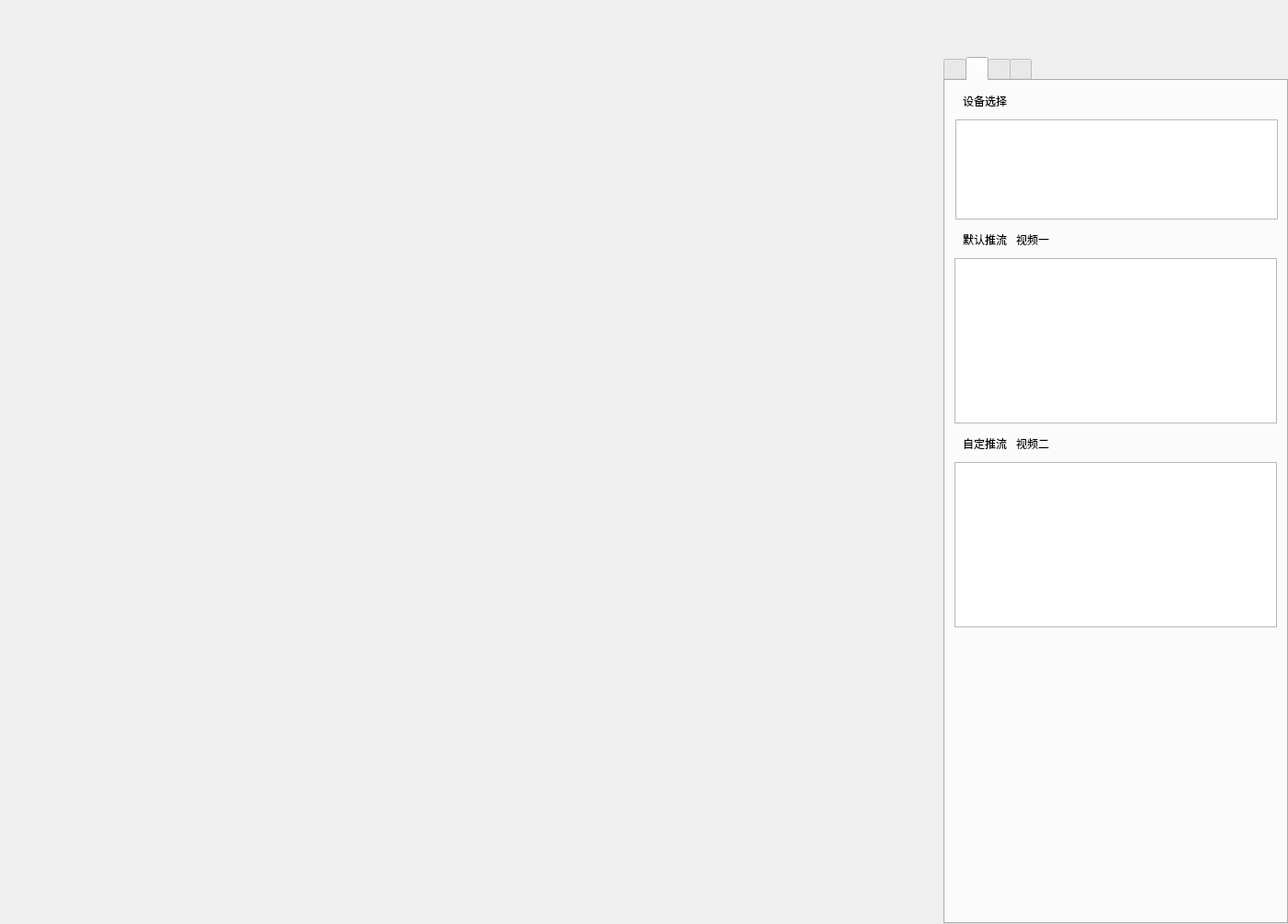
<?xml version="1.0" encoding="UTF-8"?>
<ui version="4.0">
 <class>MoreInfoDialog</class>
 <widget class="QDialog" name="MoreInfoDialog">
  <property name="geometry">
   <rect>
    <x>0</x>
    <y>0</y>
    <width>1402</width>
    <height>1006</height>
   </rect>
  </property>
  <property name="windowTitle">
   <string>MoreInfoDialog</string>
  </property>
  <layout class="QGridLayout" name="gridLayout">
   <property name="leftMargin">
    <number>0</number>
   </property>
   <property name="topMargin">
    <number>0</number>
   </property>
   <property name="rightMargin">
    <number>0</number>
   </property>
   <property name="bottomMargin">
    <number>0</number>
   </property>
   <property name="spacing">
    <number>0</number>
   </property>
   <item row="0" column="0">
    <spacer name="horizontalSpacer">
     <property name="orientation">
      <enum>Qt::Horizontal</enum>
     </property>
     <property name="sizeHint" stdset="0">
      <size>
       <width>1022</width>
       <height>20</height>
      </size>
     </property>
    </spacer>
   </item>
   <item row="0" column="1">
    <layout class="QVBoxLayout" name="verticalLayout">
     <property name="spacing">
      <number>0</number>
     </property>
     <item>
      <spacer name="verticalSpacer">
       <property name="orientation">
        <enum>Qt::Vertical</enum>
       </property>
       <property name="sizeType">
        <enum>QSizePolicy::Fixed</enum>
       </property>
       <property name="sizeHint" stdset="0">
        <size>
         <width>20</width>
         <height>62</height>
        </size>
       </property>
      </spacer>
     </item>
     <item>
      <widget class="QTabWidget" name="tabWidget">
       <property name="sizePolicy">
        <sizepolicy hsizetype="Fixed" vsizetype="Preferred">
         <horstretch>0</horstretch>
         <verstretch>0</verstretch>
        </sizepolicy>
       </property>
       <property name="minimumSize">
        <size>
         <width>375</width>
         <height>900</height>
        </size>
       </property>
       <property name="maximumSize">
        <size>
         <width>375</width>
         <height>16777215</height>
        </size>
       </property>
       <property name="currentIndex">
        <number>1</number>
       </property>
       <property name="iconSize">
        <size>
         <width>16</width>
         <height>16</height>
        </size>
       </property>
       <widget class="QWidget" name="tab_channel">
        <attribute name="title">
         <string/>
        </attribute>
        <widget class="QLabel" name="label_channel_set">
         <property name="geometry">
          <rect>
           <x>19</x>
           <y>16</y>
           <width>54</width>
           <height>12</height>
          </rect>
         </property>
         <property name="text">
          <string>频道设置</string>
         </property>
        </widget>
        <widget class="QListWidget" name="listWidget_channel_set">
         <property name="geometry">
          <rect>
           <x>11</x>
           <y>42</y>
           <width>351</width>
           <height>217</height>
          </rect>
         </property>
        </widget>
       </widget>
       <widget class="QWidget" name="tab_pushstream">
        <attribute name="title">
         <string/>
        </attribute>
        <widget class="QListWidget" name="listWidget_stream_set_device">
         <property name="geometry">
          <rect>
           <x>11</x>
           <y>42</y>
           <width>351</width>
           <height>109</height>
          </rect>
         </property>
        </widget>
        <widget class="QLabel" name="label_stream_set_device">
         <property name="geometry">
          <rect>
           <x>19</x>
           <y>16</y>
           <width>100</width>
           <height>12</height>
          </rect>
         </property>
         <property name="text">
          <string>设备选择</string>
         </property>
        </widget>
        <widget class="QLabel" name="label_stream_set1">
         <property name="geometry">
          <rect>
           <x>19</x>
           <y>167</y>
           <width>54</width>
           <height>12</height>
          </rect>
         </property>
         <property name="text">
          <string>默认推流</string>
         </property>
        </widget>
        <widget class="QListWidget" name="listWidget_stream_set_stream1">
         <property name="geometry">
          <rect>
           <x>10</x>
           <y>193</y>
           <width>351</width>
           <height>180</height>
          </rect>
         </property>
        </widget>
        <widget class="QListWidget" name="listWidget_stream_set_stream2">
         <property name="geometry">
          <rect>
           <x>10</x>
           <y>415</y>
           <width>351</width>
           <height>180</height>
          </rect>
         </property>
        </widget>
        <widget class="QLabel" name="label_stream_set2">
         <property name="geometry">
          <rect>
           <x>19</x>
           <y>389</y>
           <width>54</width>
           <height>12</height>
          </rect>
         </property>
         <property name="text">
          <string>自定推流</string>
         </property>
        </widget>
        <widget class="QLabel" name="label_stream_set_stream1">
         <property name="geometry">
          <rect>
           <x>77</x>
           <y>167</y>
           <width>54</width>
           <height>12</height>
          </rect>
         </property>
         <property name="text">
          <string>视频一</string>
         </property>
        </widget>
        <widget class="QLabel" name="label_stream_set_stream2">
         <property name="geometry">
          <rect>
           <x>77</x>
           <y>389</y>
           <width>54</width>
           <height>12</height>
          </rect>
         </property>
         <property name="text">
          <string>视频二</string>
         </property>
        </widget>
       </widget>
       <widget class="QWidget" name="tab_userinfo">
        <attribute name="title">
         <string/>
        </attribute>
        <widget class="QListWidget" name="listWidget_remote_user_info">
         <property name="geometry">
          <rect>
           <x>12</x>
           <y>16</y>
           <width>351</width>
           <height>800</height>
          </rect>
         </property>
        </widget>
       </widget>
       <widget class="QWidget" name="tab_data">
        <attribute name="title">
         <string/>
        </attribute>
        <widget class="QLabel" name="label">
         <property name="geometry">
          <rect>
           <x>15</x>
           <y>16</y>
           <width>54</width>
           <height>22</height>
          </rect>
         </property>
         <property name="text">
          <string>流程数据</string>
         </property>
        </widget>
        <widget class="QTextEdit" name="textEdit">
         <property name="geometry">
          <rect>
           <x>12</x>
           <y>42</y>
           <width>351</width>
           <height>800</height>
          </rect>
         </property>
        </widget>
       </widget>
      </widget>
     </item>
    </layout>
   </item>
  </layout>
 </widget>
 <layoutdefault spacing="6" margin="11"/>
 <resources/>
 <connections/>
</ui>
